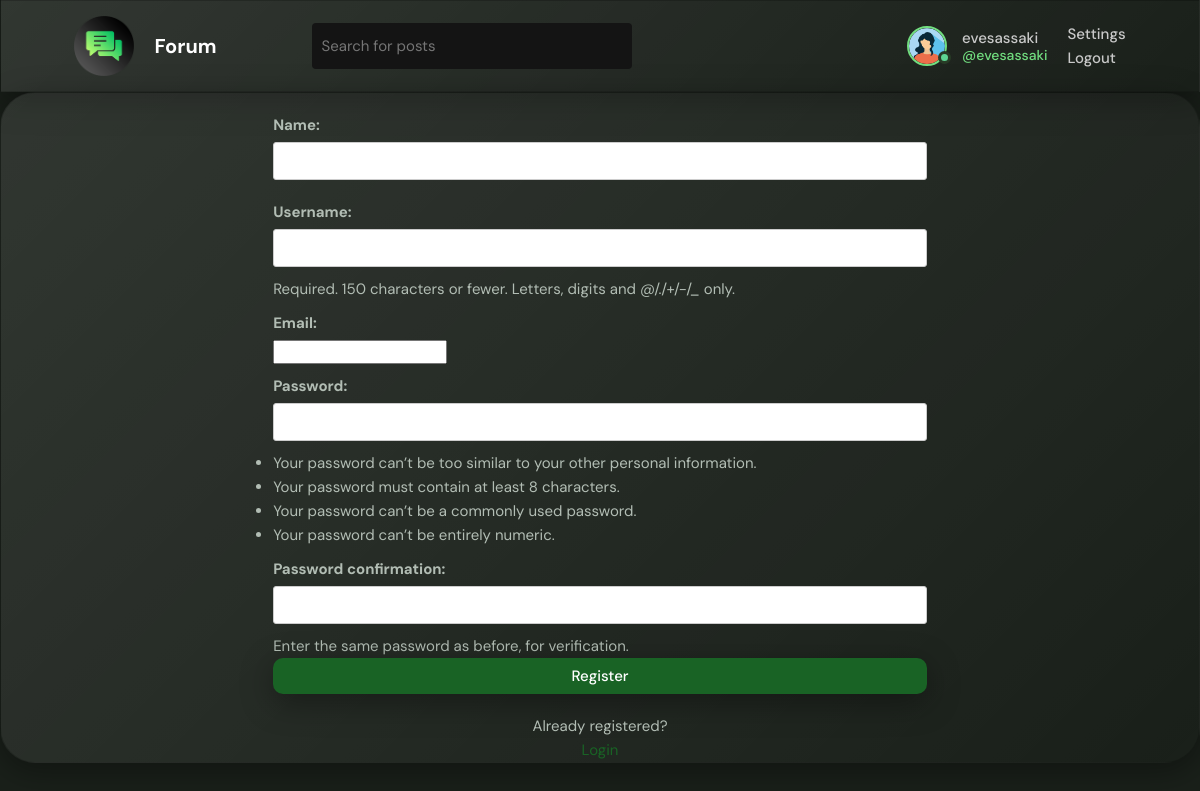
Page /register/ (signed in) on the committed database.
### base/models.py (models this page shows)
class User(AbstractUser):
    name = models.CharField(max_length=200, null=True)
    email = models.EmailField(unique=True, null=True)
    bio = models.TextField(null=True)
    avatar = models.ImageField(null=True, default='avatar.png')
    USERNAME_FIELD = 'email'
    REQUIRED_FIELDS = []

### base/views.py (the view, shortened to what this page needs)
# urls.py: path('register/', views.registerPage, name='register'),
def registerPage(request):
    form = MyUserCreationForm()
    return render(request, 'base/login_register.html', {'form': form})

### base/forms.py
class MyUserCreationForm(UserCreationForm):
    class Meta:
        model = User
        fields = ['name', 'username', 'email', 'password1', 'password2']

### base/templates/base/login_register.html
{%extends 'main.html'%} {% block content %} {% if page == 'login' %}
<div class="auth">
  <form method="POST" action="">
    {% csrf_token %}
    <label>Email:</label>
    <input type="text" name="username" placeholder="Enter username" /><br />
    <label>Password:</label>
    <input type="password" name="password" placeholder="Enter password" /><br />
    <input type="submit" value="Login" class="btn" />
  </form>
  <p>Haven't signed up yet?</p>
  <a href="{% url 'register' %}">Register</a>
</div>
{% else %}
<div class="auth">
  <form method="POST" action="">
    {% csrf_token %} {{form.as_p}}
    <input class="btn" type="submit" value="Register" />
  </form>
  <p>Already registered?</p>
  <a href="{% url 'login' %}">Login</a>
</div>
{% endif %} {% endblock content%}

### templates/navbar.html
{% load static %}
<header class="header header--loggedIn">
  <div class="container">
    <a href="{% url 'home' %}" class="header__logo">
      <img src="{% static 'images/logo.png' %}" />
      <h1>Forum</h1>
    </a>
    <form class="header__search" method="GET" action="{% url 'home' %}">
      <label>
        <input name="q" placeholder="Search for posts" />
      </label>
    </form>
    <nav class="header__menu">
      {% if request.user.is_authenticated %}
      <div class="header__user">
        <a href="{% url 'update-user' %}">
          <div class="avatar avatar--medium active">
            <img src="{{request.user.avatar.url}}" />
          </div>
          <p>
            {{request.user.username}} <span>@{{request.user.username}}</span>
          </p>
        </a>
        <div>
          <a href="{% url 'update-user' %}" class="dropdown-link"> Settings</a>
          <a href="{% url 'logout' %}" class="dropdown-link"> Logout</a>
        </div>
      </div>
      {% else %}
      <a href="{% url 'login' %}">
        <img src="{% static 'images/avatar.png' %}" />
        <p>Login</p>
      </a>
      {% endif %}
    </nav>
  </div>
</header>

### static/styles/style.css (style rules this page uses)
:root { --color-main: #71dd7f; --color-main-light: #e1f6fb; --color-dark: #283b26; --color-dark-medium: #141414; --color-light: #ffffff; --color-gray: #c9c9c9; --color-light-gray: #b2bdb4; --color-bg: #1a201a; --color-success: #5dd693; --color-error: #fc4b0b; }
* { font-family: "DM Sans", -apple-system, BlinkMacSystemFont, "Segoe UI", Roboto, Oxygen, Ubuntu, Cantarell, "Open Sans", "Helvetica Neue", sans-serif; margin: 0; padding: 0; box-sizing: border-box; text-rendering: optimizeLegibility; font-size: inherit; }
html { font-size: 56.25%; }
@media only screen and (min-width: 1200px) { html { font-size: 62.5%; } }
body { line-height: 1.6; font-weight: 400; font-size: 1.5rem; color: var(--color-light-gray); background-color: var(--color-bg); min-height: 100vh; }
img { width: 100%; }
a { display: inline-block; color: var(--color-main); text-decoration: none; }
.container { max-width: 120rem; width: 90%; margin: auto; }
.btn { background-color: var(--color-main); color: #141414; border: none; display: inline-flex; align-items: center; gap: 1rem; cursor: pointer; transition: all ease-in-out 0.3s; padding: 1rem 2rem; border-radius: 5px; box-shadow: 1px 1px 3px 1px rgba(0, 0, 0, 0.15); font-weight: 500; }
.avatar { position: relative; display: inline-block; border-radius: 50%; border: 2px solid var(--color-main); }
.avatar img { display: block; border-radius: 50%; object-fit: cover; object-position: center; }
.avatar::after { content: ""; display: block; position: absolute; background-color: var(--color-gray); z-index: 111; border-radius: 50%; border: 0.3rem solid var(--color-dark); }
.avatar.active::after { background-color: var(--color-success); }
.avatar.avatar--medium img { width: 3.6rem; height: 3.6rem; border-radius: 50%; }
.avatar.avatar--medium:after { width: 0.7rem; height: 0.7rem; bottom: 0px; right: -6px; }
.header { padding: 1.5rem; background: linear-gradient(135deg, rgba(255, 255, 255, 0.1), rgba(255, 255, 255, 0)); -webkit-backdrop-filter: blur(20px); box-shadow: 0 8px 32px 0 rgba(0, 0, 0, 0.37); border: 1px solid rgba(0, 0, 0, 0.18); }
.header > .container { display: flex; align-items: center; gap: 9.5rem; }
.header__logo, .header__user { display: flex; gap: 2rem; align-items: center; }
.header__logo > img { height: 60px; width: 60px; }
.header__logo > h1 { font-weight: 700; font-size: 2rem; color: var(--color-light); }
.header__search > label { background-color: var(--color-dark-medium); padding: 1.3rem 1rem; display: flex; align-items: center; gap: 1rem; border-radius: 4px; }
.header__search input { width: 30rem; background: transparent; border: none; outline: none; color: var(--color-light); }
.header__menu { margin-left: auto; position: relative; }
.header__menu a { display: flex; gap: 1.5rem; align-items: center; font-weight: 500; text-decoration: none; color: var(--color-gray); }
.header__menu img { height: 3.6rem; }
.header__menu p { line-height: 1.2; }
.header__menu span { color: var(--color-main); font-weight: 500; font-size: 1.4rem; display: block; }
.auth { margin: 0 auto; display: flex; flex-direction: column; align-items: center; justify-content: center; background: linear-gradient(135deg, rgba(255, 255, 255, 0.1), rgba(255, 255, 255, 0)); -webkit-backdrop-filter: blur(20px); box-shadow: 0 8px 32px 0 rgba(0, 0, 0, 0.37); border: 1px solid rgba(0, 0, 0, 0.18); border-radius: 35px; }
.auth form { margin: 10px 0; }
.auth label { display: block; margin-bottom: 5px; font-weight: bold; }
input[type="text"], input[type="password"] { width: 100%; padding: 8px; margin-bottom: 10px; border: 1px solid #ccc; border-radius: 3px; }
.auth .btn { background-color: #196325; color: #fff; padding: 8px 15px; border: none; box-shadow: 0 8px 32px 0 rgba(0, 0, 0, 0.37); border-radius: 10px; cursor: pointer; text-align: center; width: 100%; box-sizing: border-box; }
.auth p { margin-top: 10px; }
.auth a { color: #196325; text-decoration: none; }

### rows in the picture
User: user.avatar (picture), user.username "evesassaki"
